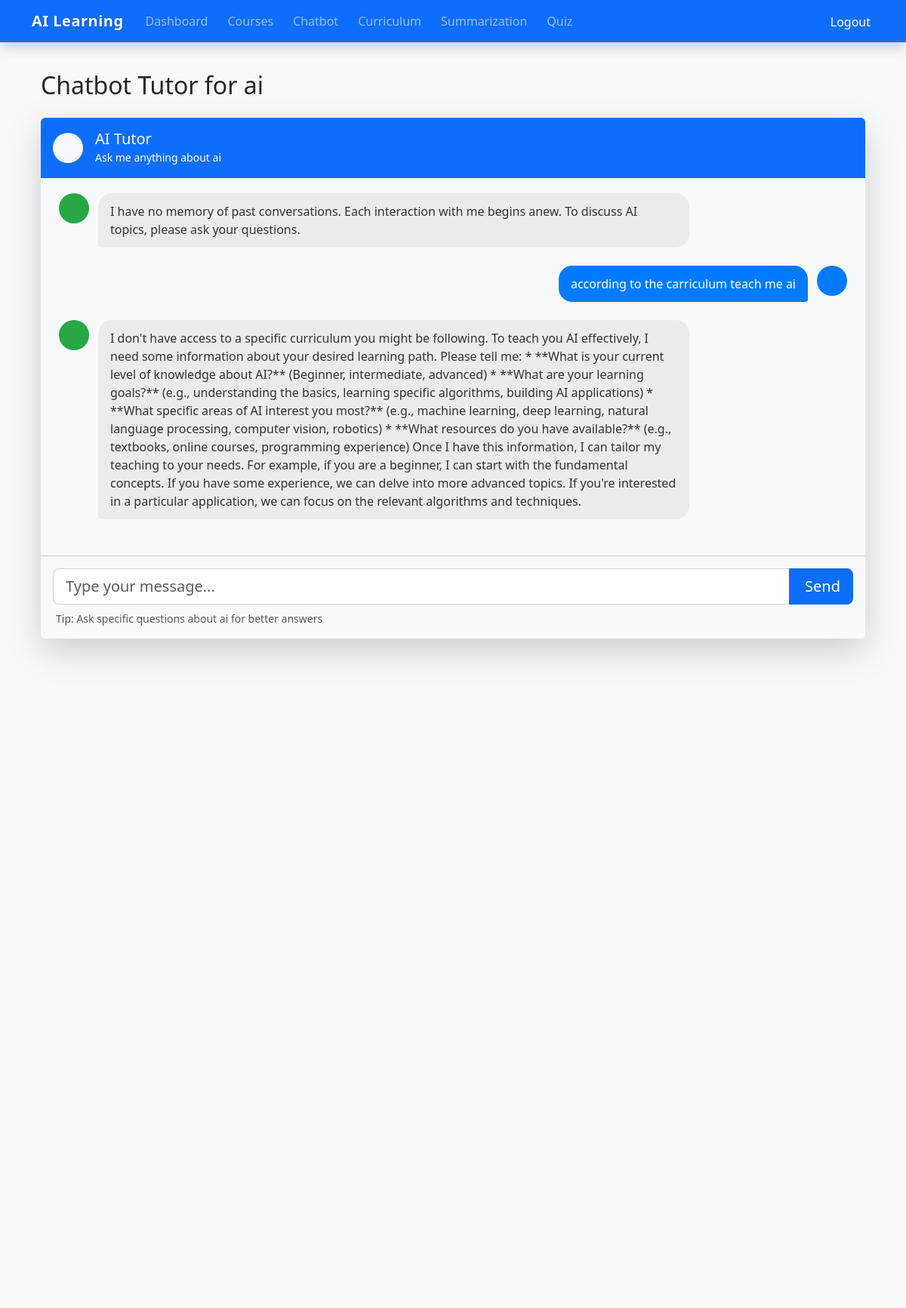
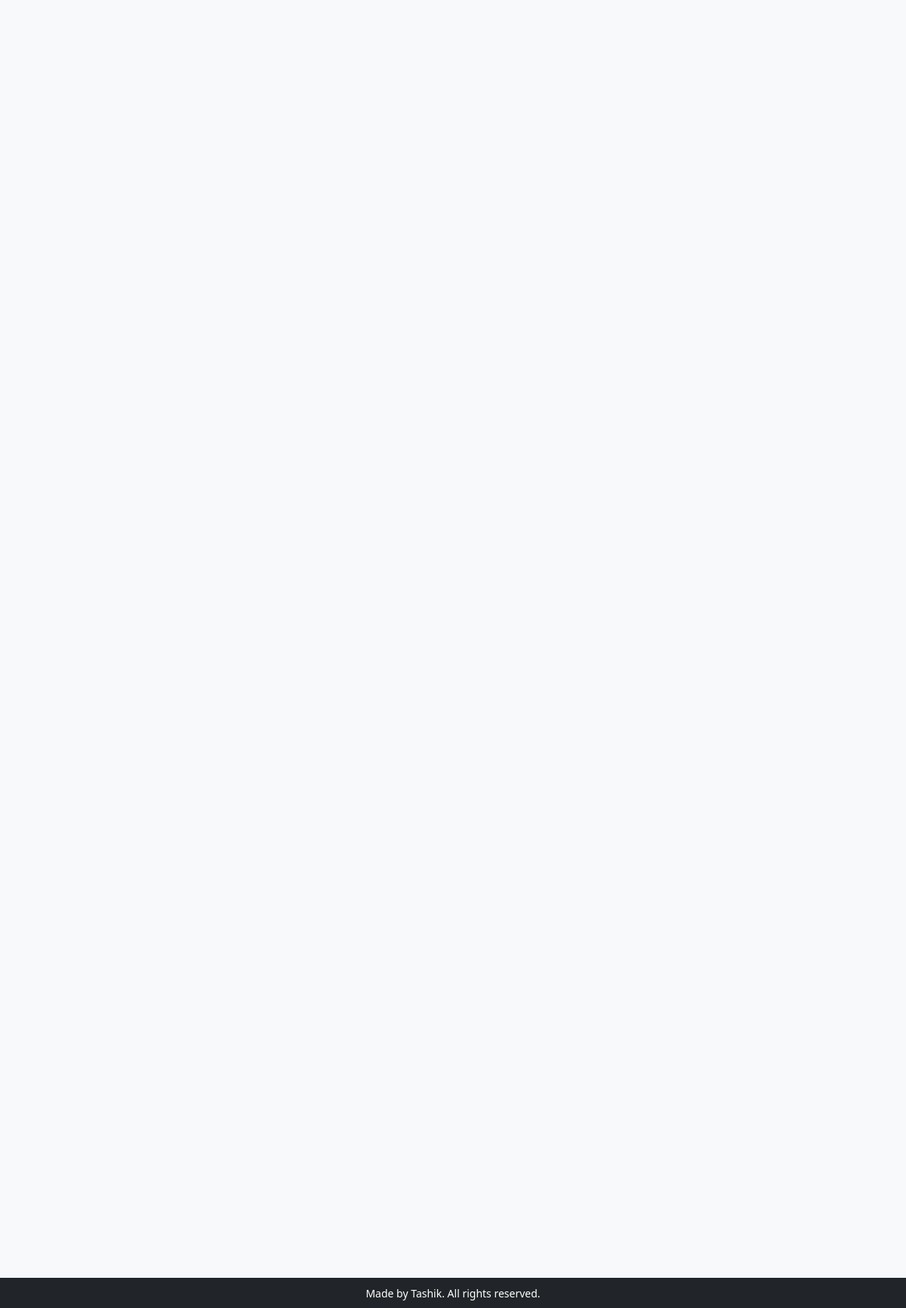
The app's page /chatbot/2/ (signed in) with its own data (2 pictures, top to bottom).
### courses/models.py (models this page shows, shortened)
class Course(models.Model):
    title = models.CharField(max_length=255)
    description = models.TextField()
    user = models.ForeignKey(User, on_delete=models.CASCADE)

class ChatHistory(models.Model):
    user = models.ForeignKey(User, on_delete=models.CASCADE)
    course = models.ForeignKey(Course, on_delete=models.CASCADE)
    message_type = models.CharField(max_length=10)  # 'human', 'ai', 'system'
    content = models.TextField()
    timestamp = models.DateTimeField(auto_now_add=True)

### courses/views.py (the view, shortened to what this page needs)
# urls.py: path('chatbot/<int:course_id>/', views.lesson_chatbot, name='lesson_chatbot'),
@login_required
def lesson_chatbot(request, course_id):
    course = get_object_or_404(Course, id=course_id)
    session_key = f'chat_history_course_{course_id}'
    curriculum = Curriculum.objects.filter(user=request.user, topic__icontains=course.title).first()
    if not curriculum:
        curriculum = Curriculum.objects.filter(user=request.user).order_by('-created_at').first()
    curriculum_text = curriculum.curriculum_text if curriculum else "No curriculum available for this course."
    if session_key not in request.session:
        previous_chats = ChatHistory.objects.filter(
            user=request.user,
            course=course
        ).order_by('timestamp')
        session_history = [
            {'type': 'system', 'content': f"You are a tutor for the course: {course.title}. The course curriculum is: {curriculum_text}. Teach and answer questions about this subject. Remember our previous conversations to provide context for your answers."}
        ]
        for chat in previous_chats:
            session_history.append({
                'type': chat.message_type,
                'content': chat.content
            })
        request.session[session_key] = session_history
    history_objs = []
    for msg in request.session[session_key]:
        if msg['type'] == 'system':
            history_objs.append(SystemMessage(content=msg['content']))
        elif msg['type'] == 'human':
            history_objs.append(HumanMessage(content=msg['content']))
        elif msg['type'] == 'ai':
            history_objs.append(AIMessage(content=msg['content']))
    display_history = [
        {'user': m['content']} if m['type'] == 'human' else {'ai': m['content']}
        for m in request.session[session_key] if m['type'] in ['human', 'ai']
    ]
    return render(request, 'courses/lesson_chatbot.html', {
        "course": course,
        "chat_history": display_history
    })

### courses/templates/courses/lesson_chatbot.html (shortened to what this page needs)
{% extends "base.html" %}
{% block content %}
<div class="container">
    <div class="row">
        <div class="col-12">
            <h2 class="mb-4">Chatbot Tutor for {{ course.title }}</h2>
        </div>
    </div>
    <div class="row">
        <div class="col-12">
            <div class="card shadow-lg border-0 rounded-lg">
                <div class="card-header bg-primary text-white py-3 rounded-top">
                    <div class="d-flex align-items-center">
                        <div class="me-3">
                            <div class="bg-light rounded-circle d-flex align-items-center justify-content-center" style="width: 40px; height: 40px;">
                            </div>
                        </div>
                        <div>
                            <h5 class="mb-0">AI Tutor</h5>
                            <small>Ask me anything about {{ course.title }}</small>
                        </div>
                    </div>
                </div>
                <div class="card-body p-0">
                    <div id="chat-window" class="chat-container">
                        {% for msg in chat_history %}
                            {% if msg.user %}
                                <div class="message user-message">
                                    <div class="message-content">
                                        <div class="message-text">{{ msg.user }}</div>
                                    </div>
                                    <div class="message-avatar user-avatar">
                                    </div>
                                </div>
                            {% elif msg.ai %}
                                <div class="message bot-message">
                                    <div class="message-avatar bot-avatar">
                                    </div>
                                    <div class="message-content">
                                        <div class="message-text">{{ msg.ai }}</div>
                                    </div>
                                </div>
                            {% endif %}
                        {% endfor %}
                    </div>
                </div>
                <div class="card-footer bg-light p-3">
                    <form id="chat-form">
                        <div class="input-group">
                            <input type="text" id="chat-input" class="form-control form-control-lg" placeholder="Type your message..." autocomplete="off" required>
                            <button type="submit" class="btn btn-primary btn-lg" id="send-button">
                                <span class="d-none d-sm-inline ms-1">Send</span>
                            </button>
                        </div>
                    </form>
                    <div class="mt-2 text-muted small">
                        Tip: Ask specific questions about {{ course.title }} for better answers
                    </div>
                </div>
            </div>
        </div>
    </div>
</div>
{% endblock %}

### courses/templates/base.html (style rules this page uses)
body { padding-top: 70px; background: #f8f9fa; }

### courses/templates/courses/lesson_chatbot.html (style rules this page uses)
.chat-container { height: 500px; overflow-y: auto; padding: 1.5rem; background: #f8f9fa; display: flex; flex-direction: column; }
.message { display: flex; margin-bottom: 1.5rem; animation: fadeIn 0.3s ease-out; }
.user-message { justify-content: flex-end; }
.bot-message { justify-content: flex-start; }
.message-avatar { width: 40px; height: 40px; border-radius: 50%; display: flex; align-items: center; justify-content: center; flex-shrink: 0; }
.user-avatar { background: #007bff; color: white; margin-left: 12px; }
.bot-avatar { background: #28a745; color: white; margin-right: 12px; }
.message-content { max-width: 75%; }
.message-text { padding: 12px 16px; border-radius: 18px; word-break: break-word; line-height: 1.5; }
.user-message .message-text { background: #007bff; color: white; border-bottom-right-radius: 4px; }
.bot-message .message-text { background: #e9ecef; color: #333; border-bottom-left-radius: 4px; }
.card { border: none; box-shadow: 0 0.5rem 1rem rgba(0, 0, 0, 0.15); }
.card-header { border: none; }
.form-control-lg { border: 1px solid #ced4da; border-radius: 0.5rem 0 0 0.5rem; }
.btn-lg { border-radius: 0 0.5rem 0.5rem 0; }

### records on screen
Course: title "ai"
ChatHistory: ai "I have no memory of past conversations. Each interaction with me begins anew. To discuss AI topics, please ask your questions."
ChatHistory: user "according to the carriculum teach me ai"
ChatHistory: ai "I don't have access to a specific curriculum you might be following. To teach you AI effectively, I need some information about your desired learning path. Please tell me: * **What is your current level of knowledge about AI?** (Beginner, intermediate, advanced) * **What are your learning goals?** (e.g., understanding the basics, learning specific algorithms, building AI applications) * **What specific areas of AI interest you most?** (e.g., machine learning, deep learning, natural language processing, computer vision, robotics) * **What resources do you have available?** (e.g., textbooks, online courses, programming experience) Once I have this information, I can tailor my teaching to your…"
